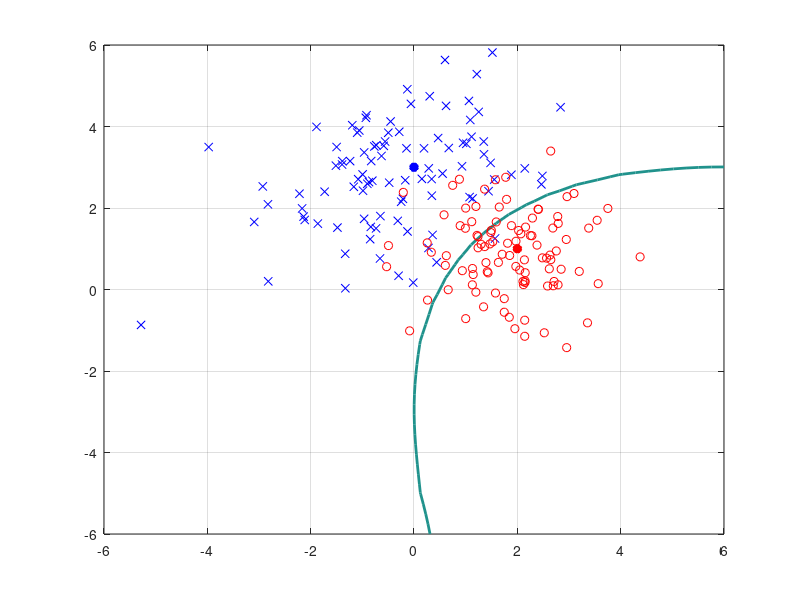
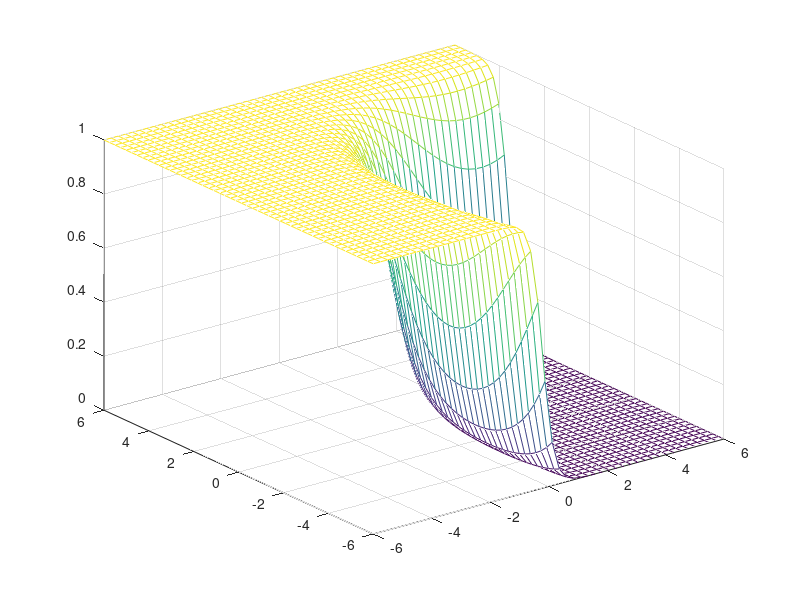

MATLAB code for these plots, in order: (Note: this script raises an error after producing the figures.)
% Compute the posterior probability on a regular grid in the input space and plot the decision
% boundary for which the posterior probability satisfies P[?1 | x] = 0.5. Show 100 samples
% drawn from each of the classes superposed on the same graph. Draw the posterior probability
% as a three dimensional graph.

m1 = [0;3];
C1 = [2 1; 1 2];

m2 = [2;1];
C2 = [1 0; 0 1];

numGrid = 50;
xRange = linspace(-6.0, 6.0, numGrid);
yRange = linspace(-6.0, 6.0, numGrid);
P1 = zeros(numGrid, numGrid);
P2 = P1;

for i=1:numGrid
    for j=1:numGrid
        x = [yRange(j) xRange(i)]';
        P1(i,j) = mvnpdf(x', m1', C1);
        P2(i,j) = mvnpdf(x', m2', C2);
    end
end

Pmax = max(max([P1 P2]));
figure(1), clf, contour(xRange, yRange, P1./(P1+P2), [0 0.5*Pmax], 'LineWidth', 2);
hold on;
plot(m1(1), m1(2), 'b*', 'LineWidth', 4);
plot(m2(1), m2(2), 'r*', 'LineWidth', 4);

% Show 100 samples drawn from each of the classes superposed on the same
% graph
N = 100;
X1 = mvnrnd(m1, C1, N);
X2 = mvnrnd(m2, C2, N);

hold on;
plot(X1(:, 1), X1(:, 2), 'bx', X2(:, 1), X2(:, 2), 'ro');
grid on;

% Draw the posterior probability as a three dimensional graph
figure(2)
mesh(xRange, yRange, P1./(P1+P2));

% Using the data sampled from each of the distributions, train a
% feedforward nural network using the Neural Networks toolbox. 

X = [X1; X2]';
N1 = size(X1, 1);
N2 = size(X2, 1);
y1 = [ones(N1, 1) zeros(N2, 1)]';
y2 = [zeros(N2, 1) ones(N1, 1)]';
y = [y1 y2];

net = patternnet(20);
net = train(net, X, y);
view(net);
output = net(X);
